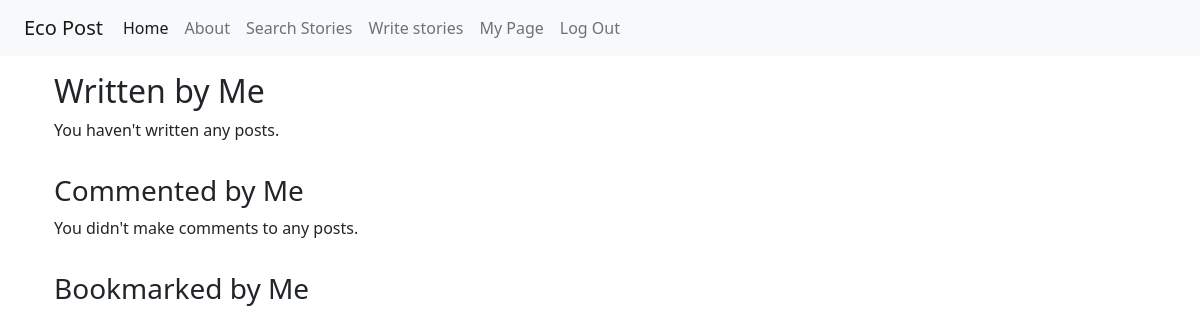
The app's page /my_page/1/ (signed in), older data.
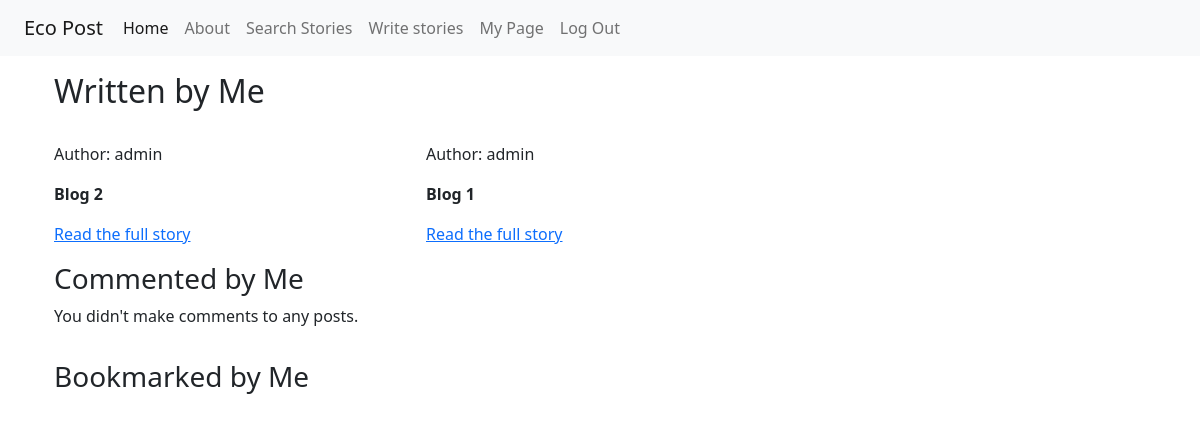
The same page, newer data.
### blog/models.py (models this page shows, shortened)
class Post(models.Model):
    title = models.CharField(max_length=80, unique=True)
    slug = models.SlugField(max_length=80, unique=True)
    author = models.ForeignKey(User, on_delete=models.CASCADE,
                               related_name="posts")
    featured_flag = models.BooleanField(default=False)
    created_on = models.DateTimeField(auto_now_add=True)
    updated_on = models.DateTimeField(auto_now=True)
    published_on = models.DateTimeField(null=True, blank=True)
    content = models.TextField()
    featured_image = CloudinaryField('image', default='placeholder', blank=True,
                                     transformation={
                                        'crop': 'fill_pad',
                                        'width': 510,
                                        'height': 340,
                                        'gravity': 'auto',
                                        'q_auto': 'good'
                                    })
    status = models.IntegerField(choices=STATUS, default=0)
    likes = models.ManyToManyField(User, related_name='post_likes', blank=True)
    region = models.CharField(max_length=30, choices=REGION, default='N/A')
    category = models.CharField(max_length=30, choices=CATEGORY,
                                default='Others')
    bookmark = models.ManyToManyField(User, related_name='bookmarked',
                                      blank=True)
    class Meta:
        ordering = ['-created_on']

### blog/views.py (the view)
# urls.py: path('my_page/<int:id>/', views.MyPage.as_view(), name='my_page'),
class MyPage(LoginRequiredMixin, View): # UserPassesTestMixin,
    def get(self, request, id, *args, **kwargs):
        queryset = Post.objects.filter(author=id)
        comments = Comment.objects.filter(commenter__id=id)
        commented_posts = [comment.post for comment in comments]
        commented_posts = list(dict.fromkeys(commented_posts))
        all_posts = Post.objects.all()
        bookmarked_posts = []
        for post in all_posts:
            if post.bookmark.filter(id=request.user.id).exists():
                bookmarked_posts.append(post)
        return render(
            request,
            "my_page.html",
            {
                "queryset": queryset,
                "commented_posts": commented_posts,
                "bookmarked_posts": bookmarked_posts
            },
        )

### templates/my_page.html (shortened to what this page needs)
{% extends "base.html" %}
{% block content %}
<div class="container my-3">
  <h2>Written by Me</h2>
  <div class="row">
    {% for post in queryset %}
      <div class="col-md-4">
        <div class="image-container">
          <div>
            <p class="author">Author: {{ post.author }}</p>
            <strong><p>{{ post.title }}</p></strong>
            <a href="{% url 'post_detail' post.slug  %}">Read the full story</a>
          </div>
        </div>
      </div>
    {% empty %}
      <p>You haven't written any posts.</p>
    {% endfor %}
  </div>
  <div class="row">
    <h3 class="mt-3">Commented by Me</h3>
    {% for post in commented_posts %}
    <div class="col-md-4">
      <div class="image-container">
        {% if "placeholder" in post.featured_image.url %}
          <img class="card-img-top" src="../media/placeholder.jpg">
        {% else %}
          <img class="card-img-top" src=" {{ post.featured_image.url }}">
        {% endif %}
        <div class="image-flash">
          <p class="author">Author: {{ post.author }}</p>
          <strong><p>{{ post.title }}</p></strong>
          <p>{{ post.excerpt }}</p>
          <a href="{% url 'post_detail' post.slug  %}">Read the full story</a>
        </div>
      </div>
    </div>
    {% empty %}
      <p>You didn't make comments to any posts.</p>
    {% endfor %}
  </div>
  <div class="row">
    <h3 class="mt-3">Bookmarked by Me</h3>
  </div>
</div>
{% endblock %}

### templates/base.html (shortened to what this page needs)
{% load static %}
<!DOCTYPE html>
<html lang="en">
  <head>
    <link href="https://cdn.jsdelivr.net/npm/bootstrap@5.0.1/dist/css/bootstrap.min.css" rel="stylesheet"
>
  </head>
  <body>
    <nav class="navbar navbar-expand-lg navbar-light bg-light">
      <div class="container row justify-content-between">
        <div class="col-1">
          <a class="navbar-brand" href="{% url 'home' %}">Eco Post</a>
        </div>
        <div class="collapse navbar-collapse col-6" id="navbarNavAltMarkup">
          <div class="navbar-nav">
            <a class="nav-link active" href="{% url 'home' %}">Home</a>
            <a class="nav-link" href="">About</a>
            <a class="nav-link" href="{% url 'search' %}">Search Stories</a>
            {% if user.is_authenticated %}
              <a class="nav-link" href="{% url 'add_story' %}">Write stories</a>
              <a class="nav-link" href="{% url 'my_page' user.id %}">My Page</a>
              <a class="nav-link" href="{% url 'account_logout' %}">Log Out</a>
            {% else %}
              <a class="nav-link" href="{% url 'account_signup' %}">Become a Member</a>
              <a class="nav-link" href="{% url 'account_login' %}">Log in</a>
            {% endif %}
          </div>
        </div>
      </div>
    </nav>
    <div class="container">
      {% block content %}
      {% endblock content %}
    </div>
  </body>
</html>

Row changes from the older to the newer data that the page shows:
added Post: author "admin", title "Blog 2"
added Post: author "admin", title "Blog 1"
Text that changed along with them:
text no longer shown: "You haven't written any posts."
